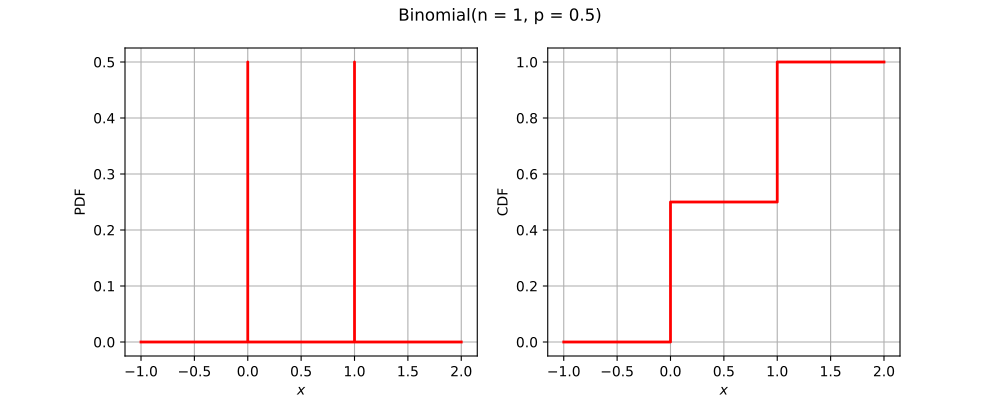

Recreate this plot in Python.
import openturns as ot
from matplotlib import pyplot as plt
from openturns.viewer import View
if (ot.Binomial().__class__.__name__=='ComposedDistribution'):
    correlation = ot.CorrelationMatrix(2)
    correlation[1, 0] = 0.25
    aCopula = ot.NormalCopula(correlation)
    marginals = [ot.Normal(1.0, 2.0), ot.Normal(2.0, 3.0)]
    distribution = ot.ComposedDistribution(marginals, aCopula)
elif (ot.Binomial().__class__.__name__=='CumulativeDistributionNetwork'):
    distribution = ot.CumulativeDistributionNetwork([ot.Normal(2),ot.Dirichlet([0.5, 1.0, 1.5])], ot.BipartiteGraph([[0,1], [0,1]]))
elif (ot.Binomial().__class__.__name__=='Histogram'):
    distribution = ot.Histogram([-1.0, 0.5, 1.0, 2.0], [0.45, 0.4, 0.15])
else:
    distribution = ot.Binomial()
dimension = distribution.getDimension()
if dimension <= 2:
    if distribution.getDimension() == 1:
        distribution.setDescription(['$x$'])
        pdf_graph = distribution.drawPDF()
        cdf_graph = distribution.drawCDF()
        fig = plt.figure(figsize=(10, 4))
        plt.suptitle(str(distribution))
        pdf_axis = fig.add_subplot(121)
        cdf_axis = fig.add_subplot(122)
        View(pdf_graph, figure=fig, axes=[pdf_axis], add_legend=False)
        View(cdf_graph, figure=fig, axes=[cdf_axis], add_legend=False)
    else:
        distribution.setDescription(['$x_1$', '$x_2$'])
        pdf_graph = distribution.drawPDF()
        fig = plt.figure(figsize=(10, 5))
        plt.suptitle(str(distribution))
        pdf_axis = fig.add_subplot(111)
        View(pdf_graph, figure=fig, axes=[pdf_axis], add_legend=False)
